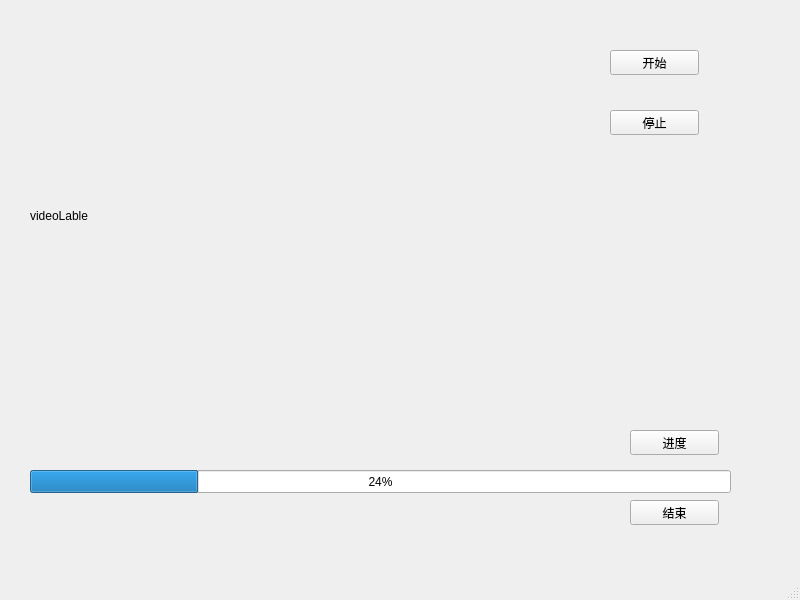
<?xml version="1.0" encoding="UTF-8"?>
<ui version="4.0">
 <class>MainWindow</class>
 <widget class="QMainWindow" name="MainWindow">
  <property name="geometry">
   <rect>
    <x>0</x>
    <y>0</y>
    <width>800</width>
    <height>600</height>
   </rect>
  </property>
  <property name="windowTitle">
   <string>MainWindow</string>
  </property>
  <widget class="QWidget" name="centralwidget">
   <widget class="QLabel" name="videoLabel">
    <property name="geometry">
     <rect>
      <x>30</x>
      <y>30</y>
      <width>431</width>
      <height>371</height>
     </rect>
    </property>
    <property name="text">
     <string>videoLable</string>
    </property>
   </widget>
   <widget class="QPushButton" name="pushButtonStart">
    <property name="geometry">
     <rect>
      <x>610</x>
      <y>50</y>
      <width>89</width>
      <height>25</height>
     </rect>
    </property>
    <property name="text">
     <string>开始</string>
    </property>
   </widget>
   <widget class="QPushButton" name="pushButtonStop">
    <property name="geometry">
     <rect>
      <x>610</x>
      <y>110</y>
      <width>89</width>
      <height>25</height>
     </rect>
    </property>
    <property name="text">
     <string>停止</string>
    </property>
   </widget>
   <widget class="QProgressBar" name="progressBar">
    <property name="geometry">
     <rect>
      <x>30</x>
      <y>470</y>
      <width>701</width>
      <height>23</height>
     </rect>
    </property>
    <property name="value">
     <number>24</number>
    </property>
   </widget>
   <widget class="QPushButton" name="pushButtonPro">
    <property name="geometry">
     <rect>
      <x>630</x>
      <y>430</y>
      <width>89</width>
      <height>25</height>
     </rect>
    </property>
    <property name="text">
     <string>进度</string>
    </property>
   </widget>
   <widget class="QPushButton" name="pushButtonProStop">
    <property name="geometry">
     <rect>
      <x>630</x>
      <y>500</y>
      <width>89</width>
      <height>25</height>
     </rect>
    </property>
    <property name="text">
     <string>结束</string>
    </property>
   </widget>
  </widget>
  <widget class="QMenuBar" name="menubar">
   <property name="geometry">
    <rect>
     <x>0</x>
     <y>0</y>
     <width>800</width>
     <height>28</height>
    </rect>
   </property>
  </widget>
  <widget class="QStatusBar" name="statusbar"/>
 </widget>
 <resources/>
 <connections/>
</ui>
